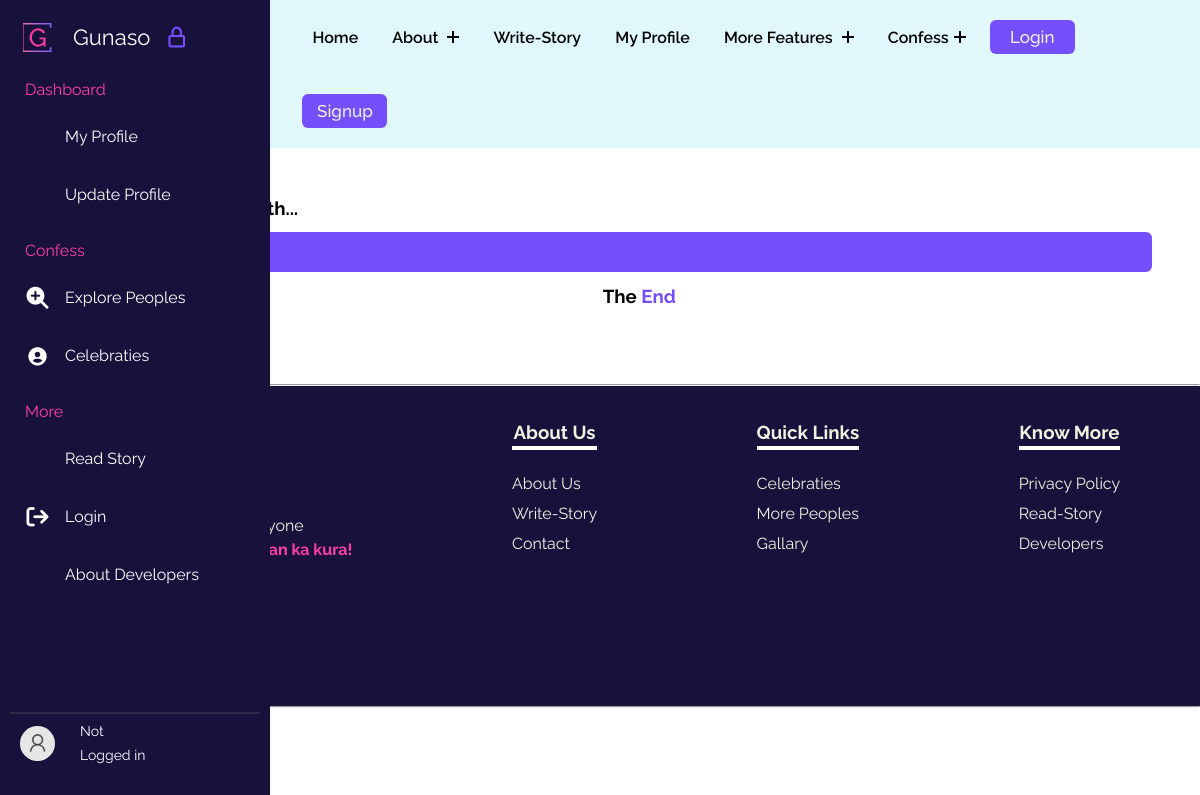
The app's page /read-story/njsaxb, older data.
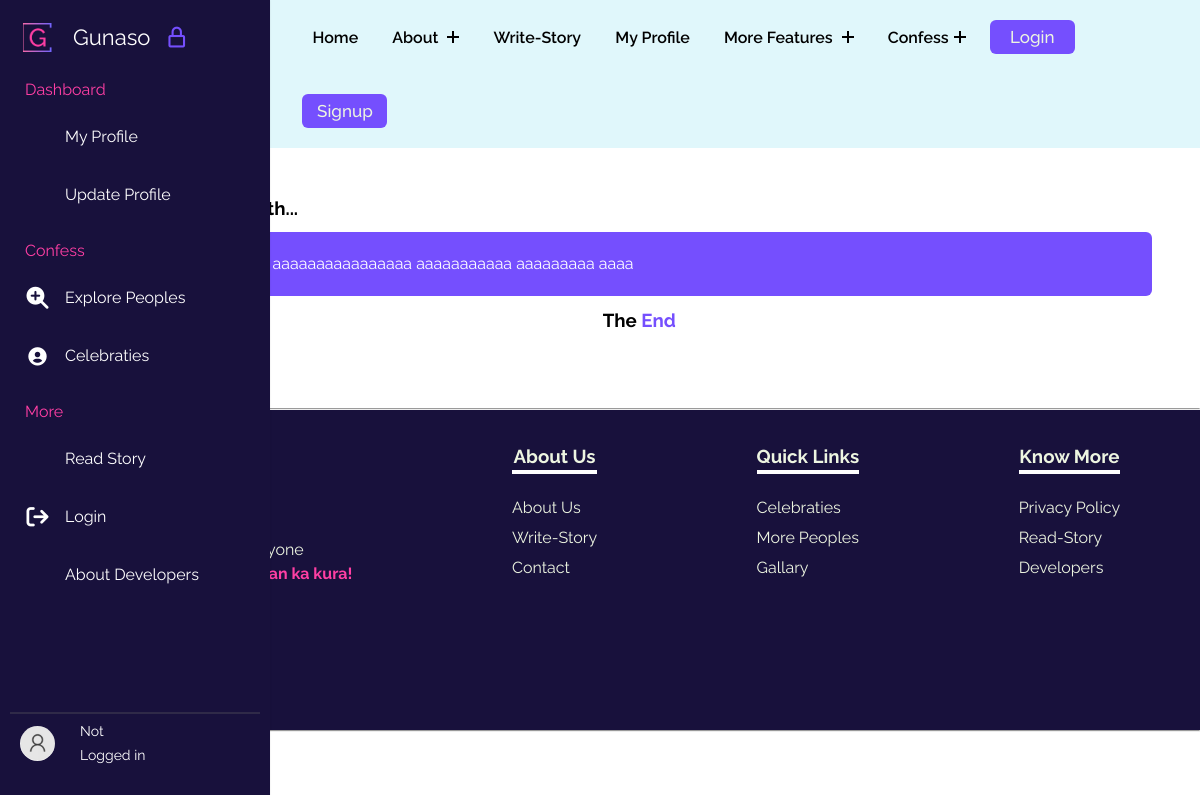
The same page, newer data.
### gunasoApp/models.py (models this page shows, shortened)
class Story(models.Model):
    sno = models.AutoField(primary_key=True)
    user = models.ForeignKey(User, on_delete=models.CASCADE)
    slug = models.SlugField(max_length=255, unique=True, blank=True)
    storySubject = models.CharField(max_length = 255, blank=True)
    storyType = models.CharField(max_length = 50, blank=True)
    storyContent = models.TextField(blank=True)

### gunasoApp/views.py (the view)
# urls.py: path('read-story/<str:slug>',views.storyview, name='storyview'),
def storyview(request, slug):
    fullstory  = Story.objects.filter(slug=slug).first()
    context = {"fullstory": fullstory}
    return render(request, 'storyview.html', context)

### templates/storyview.html (shortened to what this page needs)
{% extends 'base.html' %}
{% load static %}
    {% block base_style%}
    {{ block.super }}
    <link rel="stylesheet" href="{% static 'styles/storyview.css' %}">
    {% endblock base_style%}
    {% block content %}
    <div class="storyviewmain">
        <h2>Full <span>Story:</span></h2>
        <div class="flexcontain">
            <h3>Story Begins With...</h3>
            <p>
                {{fullstory.storyContent}}
            </p>
            <center><h3>The <span>End</span></h3></center>
        </div>
    </div>
    {% endblock %}

Row changes from the older to the newer data that the page shows:
added Story: storyContent "aaaaaaaaaaaaaa aaaaaaaaaaaaaaaa aaaaaaaaaaa aaaaaaaaa aaaa"
